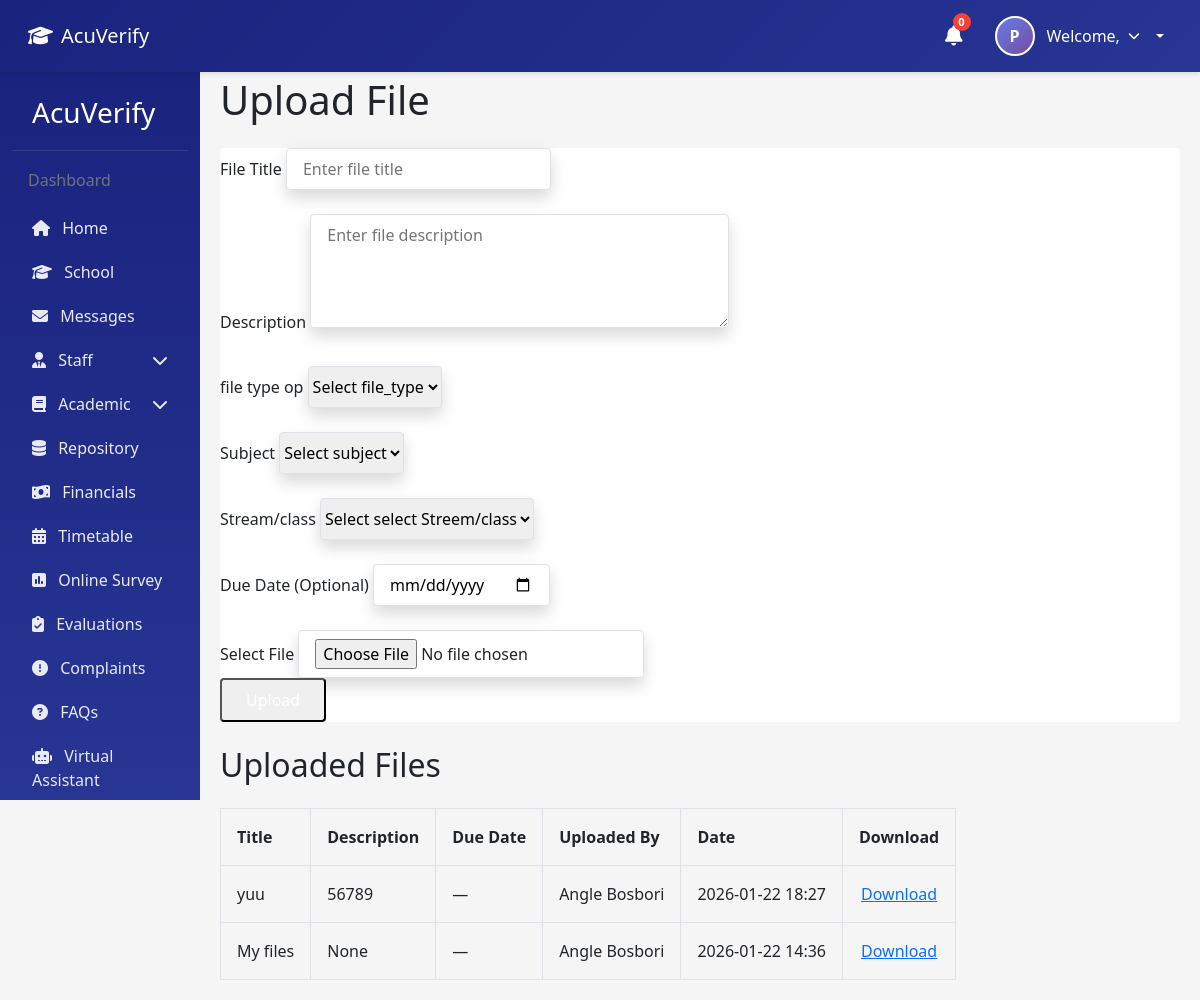
Page /my-upload/ (signed in) on the earlier database version.
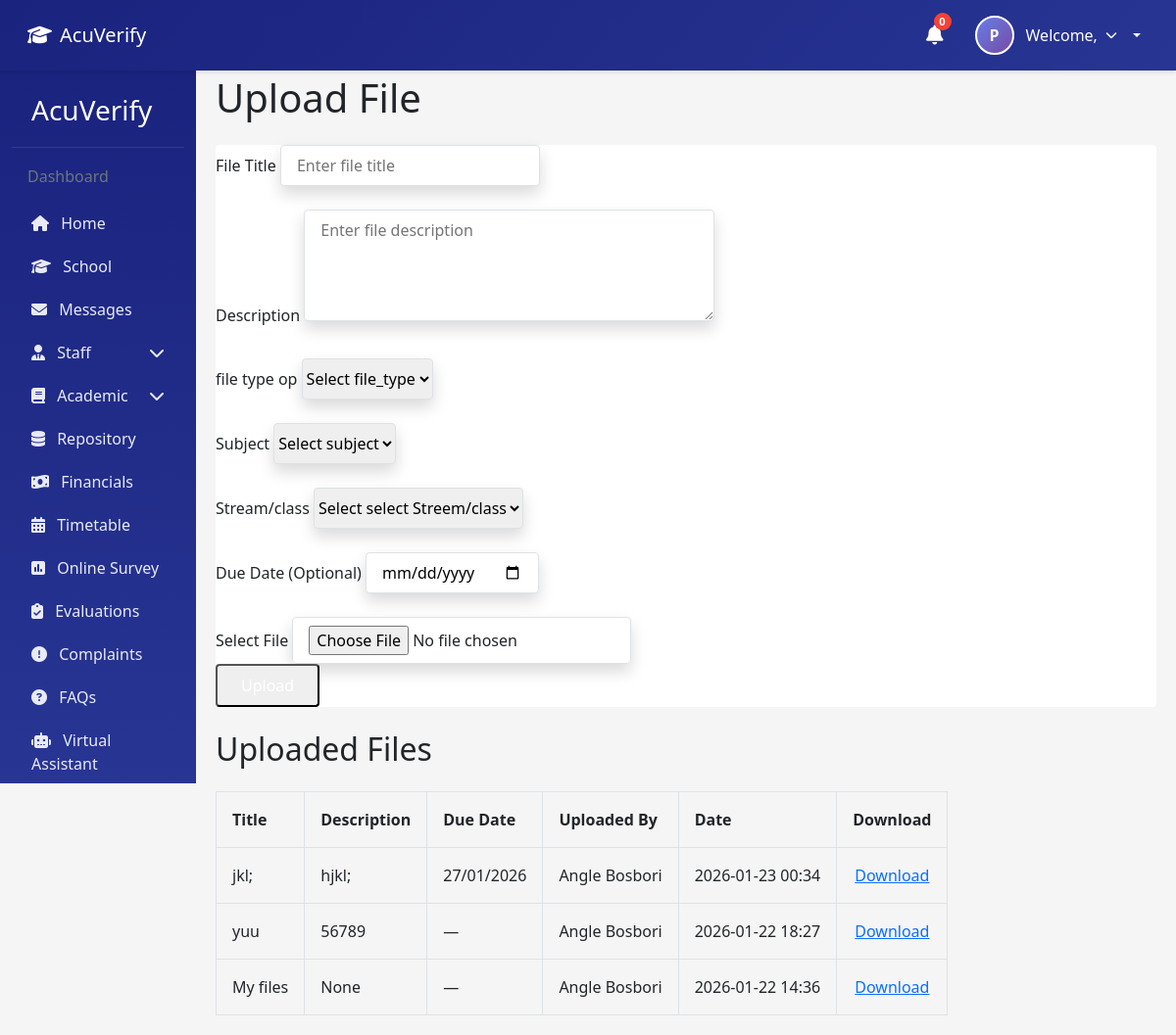
Same page on the later database version.
### AcuVerifyapp/models.py (models this page shows, shortened)
class MyUpload(models.Model):
    title = models.CharField(max_length=255)
    description = models.TextField(blank=True, null=True)
    file = models.FileField(upload_to='myuploaded/')
    due_date = models.DateTimeField(blank=True, null=True)
    uploaded_by = models.ForeignKey(Staff, on_delete=models.CASCADE, null=True, blank=True)
    uploaded_at = models.DateTimeField(auto_now_add=True)
    updated_at = models.DateTimeField(auto_now=True)
    class Meta:
        ordering = ['-uploaded_at']

class Staff(models.Model):
    GENDER_CHOICES = [
        ('M', 'Male'),
        ('F', 'Female'),
    ]
    id=models.AutoField(primary_key=True)
    fname=models.CharField(max_length=255)
    lname=models.CharField(max_length=255)
    email=models.EmailField(max_length=255, validators=[EmailValidator()])
    phone_number=models.CharField(max_length=20, blank=True, null=True)
    date_of_birth=models.DateField(null=True, blank=True)
    gender=models.CharField(max_length=1, choices=GENDER_CHOICES, blank=True, null=True)
    profile_pic=models.ImageField(upload_to='staff_profiles/', blank=True, null=True)
    address=models.TextField()
    subject_specialization=models.ManyToManyField('Subject', blank=True, related_name='specialist_staff')
    position=models.CharField(max_length=255)
    department=models.CharField(max_length=255)
    created_at=models.DateTimeField(auto_now_add=True)
    updated_at=models.DateTimeField(auto_now=True)
    objects = models.Manager()

### AcuVerifyapp/views.py (the view)
# urls.py: path('my-upload/', views.my_upload, name='my_upload'),
@login_required
def my_upload(request):
    try:
        staff = Staff.objects.get(email=request.user.email)
    except Staff.DoesNotExist:
        staff = None
    if request.method == 'POST':
        form = MyUploadForm(request.POST, request.FILES)
        if form.is_valid():
            upload = form.save(commit=False)
            upload.uploaded_by = staff
            upload.save()
            messages.success(request, f'File "{upload.title}" uploaded successfully!')
            return redirect('my_upload')
    else:
        form = MyUploadForm()
    uploads = MyUpload.objects.all()
    context = {
        'form': form,
        'uploads': uploads,
    }
    return render(request, 'my_upload.html', context)

### AcuVerifyapp/templates/my_upload.html (shortened to what the changed rows need)
{% extends "base.html" %}
{% load widget_tweaks %}
{% block content %}
    <div class="p-8 flex flex-col items-center">
        <h1 class="font-medium leading-tight text-4xl mt-0 mb-4 text-blue-600">Upload File</h1>
        {% if uploads %}
            <div class="w-full max-w-4xl mt-8">
                <h2 class="text-2xl font-bold mb-4">Uploaded Files</h2>
                <table class="w-full border-collapse border border-gray-300">
                    <thead>
                        <tr class="bg-gray-200">
                            <th class="border border-gray-300 p-3 text-left">Title</th>
                            <th class="border border-gray-300 p-3 text-left">Description</th>
                            <th class="border border-gray-300 p-3 text-left">Due Date</th>
                            <th class="border border-gray-300 p-3 text-left">Uploaded By</th>
                            <th class="border border-gray-300 p-3 text-left">Date</th>
                            <th class="border border-gray-300 p-3 text-center">Download</th>
                        </tr>
                    </thead>
                    <tbody>
                        {% for upload in uploads %}
                            <tr class="hover:bg-gray-100">
                                <td class="border border-gray-300 p-3">{{ upload.title }}</td>
                                <td class="border border-gray-300 p-3">{{ upload.description|truncatewords:10 }}</td>
                                <td class="border border-gray-300 p-3">
                                    {% if upload.due_date %}
                                        {{ upload.due_date|date:"d/m/Y" }}
                                    {% else %}
                                        —
                                    {% endif %}
                                </td>
                                <td class="border border-gray-300 p-3">
                                    {% if upload.uploaded_by %}
                                        {{ upload.uploaded_by.fname }} {{ upload.uploaded_by.lname }}
                                    {% else %}
                                        Anonymous
                                    {% endif %}
                                </td>
                                <td class="border border-gray-300 p-3">{{ upload.uploaded_at|date:"Y-m-d H:i" }}</td>
                                <td class="border border-gray-300 p-3 text-center">
                                    <a href="{{ upload.file.url }}" target="_blank" class="text-blue-600 hover:underline">Download</a>
                                </td>
                            </tr>
                        {% empty %}
                            <tr>
                                <td colspan="6" class="border border-gray-300 p-3 text-center text-gray-500">No files uploaded yet</td>
                            </tr>
                        {% endfor %}
                    </tbody>
                </table>
            </div>
        {% endif %}
    </div>
{% endblock %}

Differences in the rows shown:
added MyUpload: title "jkl;", description "hjkl;", due_date "27/01/2026", uploaded_by.fname "Angle", uploaded_by.lname "Bosbori", uploaded_at "2026-01-23 00:34"
